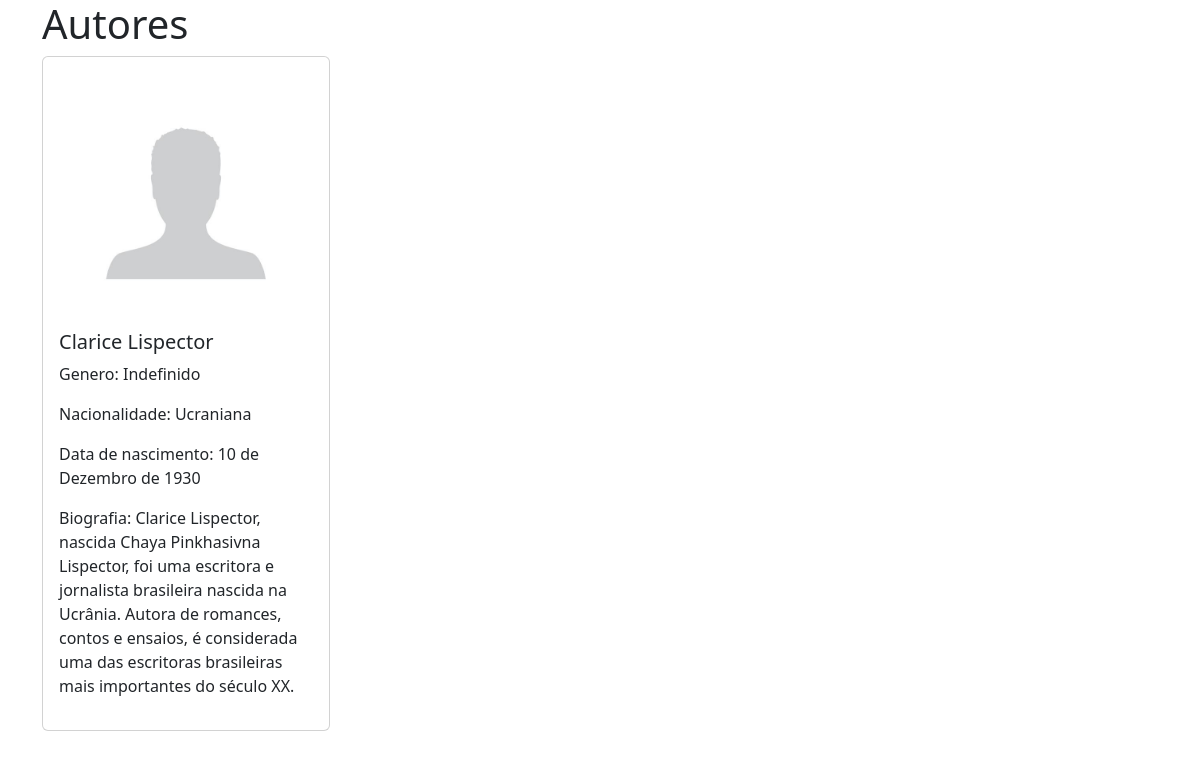
The page /livros/visualizar_autores/ on the database as committed earlier.
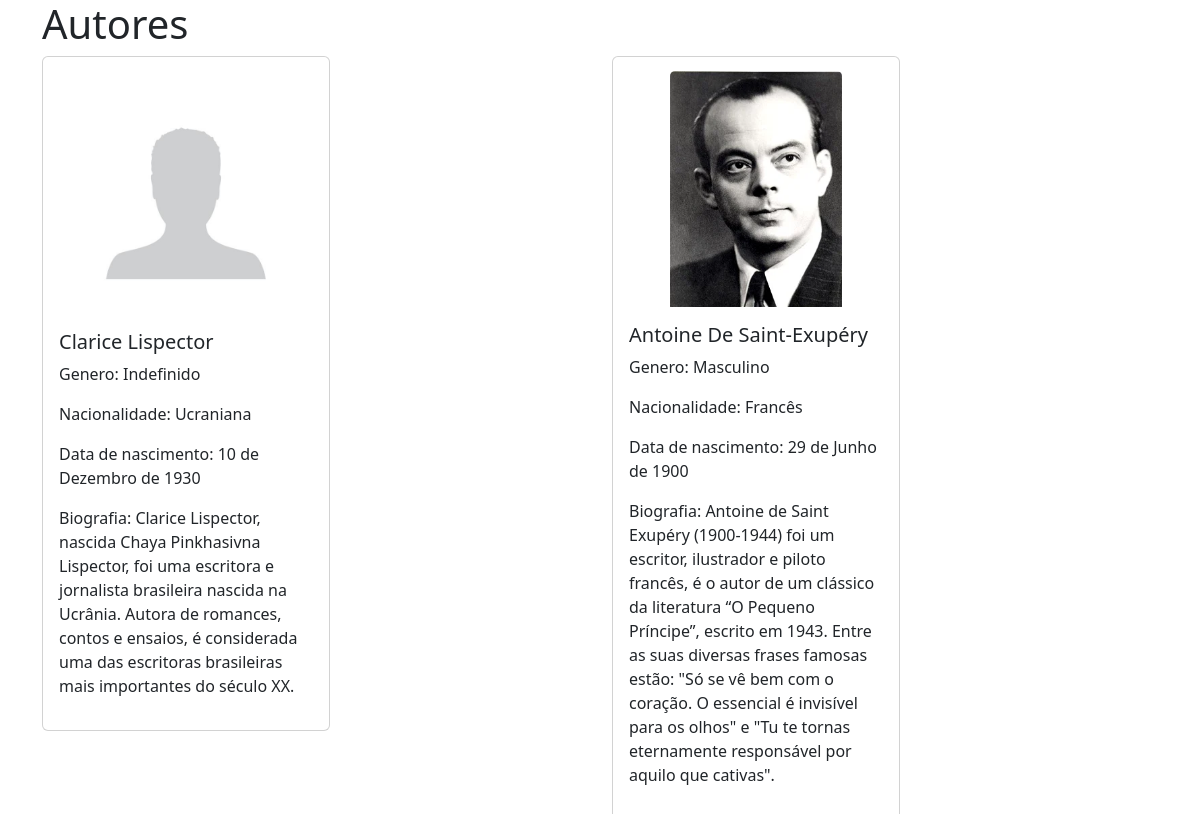
The same page on the database as committed later.
### livros/models.py (models this page shows, shortened)
class Autor(models.Model):
    GENERO_CHOICES = [
        ('M', 'Masculino'),
        ('F', 'Feminino'),
        ('O', 'Outros'),
    ]
    nome = models.CharField(max_length=80, null=False)
    genero = models.CharField(max_length=10, choices=GENERO_CHOICES, default='O')
    biografia = models.TextField(null=False)
    nacionalidade = models.CharField(max_length=30, null=False)
    data_nascimento = models.DateField(null=False)
    data_cadastro = models.DateTimeField(auto_now_add=True)
    data_ultima_atualizacao = models.DateTimeField(auto_now=True)
    funcionario = models.ForeignKey(DadosFuncionario, on_delete=models.DO_NOTHING)
    foto_autor = models.ImageField(upload_to='autores', default='autores/default.jpg')

### livros/views.py (the view)
# urls.py: path('visualizar_autores/', views.visualizar_autores, name="visualizar_autores"),
def visualizar_autores(request):
    if request.method == 'GET':
        autores = Autor.objects.all()
        return render(request, 'visualizar_autores.html', {'autores': autores})

### livros/templates/visualizar_autores.html (shortened to what this page needs)
{% extends "base.html" %}
{% load static %}
{% block 'body' %}
    <div class="container">
        <h1>Autores</h1>
        <div class="row">
            {% for autor in autores %}
                <div class="col-md-4" style="margin-right: auto">
                    <div class="card" style="width: 18rem; margin-bottom: 5%;">
                        <div class="d-flex align-items-center">
                            <img src="{{autor.foto_autor.url}}" alt="foto do autor" class="card-img-top mx-auto" style="max-width: 60%; object-fit: contain; margin-top: 5%">
                        </div>
                        <div class="card-body">
                            <h5 class="card-title">{{autor.nome}}</h5>
                            <p>Genero: {% if autor.genero == 'O' %}Indefinido{% else %}{{autor.get_genero_display}}{% endif %}</p>
                            <p>Nacionalidade: {{autor.nacionalidade}}</p>
                            <p>Data de nascimento: {{autor.data_nascimento}}</p>
                            <p>Biografia: {{autor.biografia}}</p>
                        </div>
                    </div>
                </div>
            {% empty %}
                <p>Nenhum autor encontrado.</p>
            {% endfor %}
        </div>
    </div>
{% endblock 'body' %}

Rows that differ between the two databases and show on the page:
added Autor: foto_autor (picture), nome "Antoine De Saint-Exupéry", genero "Masculino", nacionalidade "Francês", data_nascimento "29 de Junho de 1900", biografia "Antoine de Saint Exupéry (1900-1944) foi um escritor, ilustrador e piloto francês, é o autor de um clássico da literatura “O Pequeno Príncipe”, escrito em 1943. Entre as suas diversas frases famosas estão: \"Só se vê bem com o coração. O essencial é invisível para os olhos\" e \"Tu te tornas eternamente responsável por aquilo que cativas\"."
